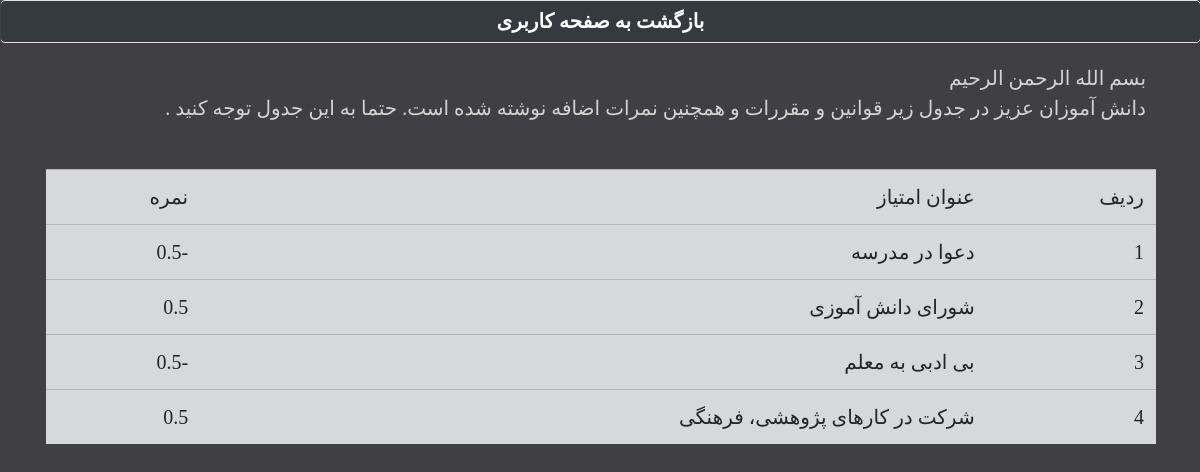
Page /pages/sturules.php on the committed database.
### tables this page shows
CREATE TABLE `tblstate` (
  `state_id` int(5) NOT NULL,
  `state_description` text NOT NULL,
  `state_grade` double NOT NULL
);

### pages/sturules.php (the view, shortened to what this page needs)
<!doctype html>
<html lang="en">
<head>
    <link href="../css/bootstrap.css" rel="stylesheet">
    <link href="../css/custom.css" rel="stylesheet">
</head>
<body dir="rtl">
   <a href="userspanel.php" class="page-link bazgasht">بازگشت به صفحه کاربری</a>
   <div class="container" >
       <p>
           بسم الله الرحمن الرحیم <br>
           دانش آموزان عزیز در جدول زیر قوانین و مقررات و همچنین نمرات اضافه نوشته شده است. حتما به این جدول توجه کنید .
       </p><br>
       <table class="table table-secondary">
           <thead>
           <tr>
               <td>ردیف</td>
               <td>عنوان امتیاز</td>
               <td>نمره</td>
           </tr>
           </thead>
           <?php
           include '../funcs/connection.php';
           $i = 1;
           $sql_s = "SELECT * FROM tblstate";
           $sql_spre = $db->prepare($sql_s);
           $sql_spre->execute();
           while ($row = $sql_spre->fetch(PDO::FETCH_ASSOC)) {
               echo '
    <tr>
         <td>'.$i.'</td>
         <td>' . $row['state_description'] . '</td>
         <td>' . $row['state_grade'] . '</td>
    </tr>
';
               $i++;
           }
           ?>
       </table>
   </div>
</body>
</html>

### css/custom.css (style rules this page uses)
body { font-family: "Adobe Naskh Medium"; font-size: 20px; background-color: #404044; color:lightgray; }
.bazgasht { color: white; text-align: center; margin-bottom: 20px; }
.page-link { background: -webkit-linear-gradient(left,#343A40, indianred,indianred, #343A40); }
table { text-align: right }
p { text-align: right; padding-right: 10px }

### rows in the picture
tblstate: state_description "دعوا در مدرسه", state_grade "-0.5"
tblstate: state_description "شورای دانش آموزی", state_grade "0.5"
tblstate: state_description "بی ادبی به معلم", state_grade "-0.5"
tblstate: state_description "شرکت در کارهای پژوهشی، فرهنگی", state_grade "0.5"
